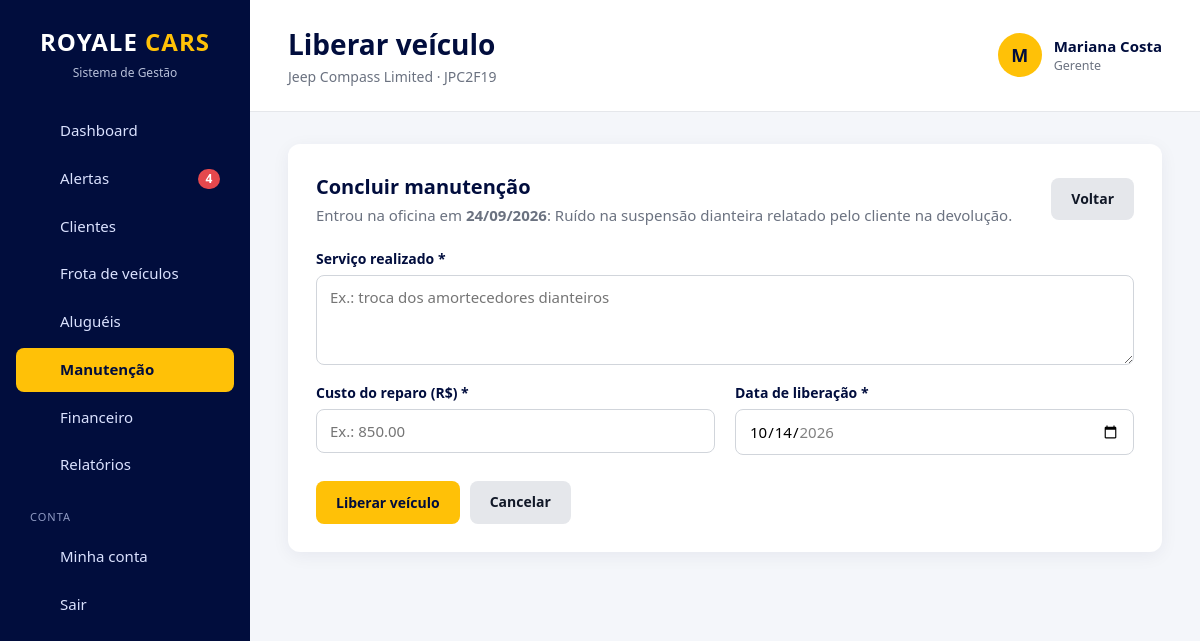
The page /manutencoes/concluir.php?id=4 (signed in) on the database its author committed.
### tables this page shows
CREATE TABLE `usuario_permissoes` (
    `usuario_id` INT         NOT NULL,
    `permissao`  VARCHAR(50) NOT NULL,

    PRIMARY KEY (`usuario_id`, `permissao`),

    CONSTRAINT `fk_permissoes_usuario`
        FOREIGN KEY (`usuario_id`) REFERENCES `usuarios` (`id`)
        ON DELETE CASCADE
);

CREATE TABLE `usuarios` (
    `id`            INT          NOT NULL AUTO_INCREMENT,
    `nome`          VARCHAR(100) NOT NULL,
    `email`         VARCHAR(150) NOT NULL,
    `senha`         VARCHAR(255) NOT NULL,
    `cargo`         ENUM('chefe','gerente','funcionario') NOT NULL DEFAULT 'funcionario',
    `ativo`         TINYINT(1)   NOT NULL DEFAULT 1,
    `trocar_senha`  TINYINT(1)   NOT NULL DEFAULT 0,
    `ultimo_acesso` DATETIME     NULL,
    `criado_em`     TIMESTAMP    NOT NULL DEFAULT CURRENT_TIMESTAMP,
    `atualizado_em` TIMESTAMP    NULL ON UPDATE CURRENT_TIMESTAMP,

    PRIMARY KEY (`id`),
    UNIQUE KEY `uk_usuarios_email` (`email`),

    CONSTRAINT `ck_usuarios_nome`  CHECK (CHAR_LENGTH(TRIM(`nome`)) >= 3),
    CONSTRAINT `ck_usuarios_email` CHECK (`email` LIKE '_%@_%._%'),
    CONSTRAINT `ck_usuarios_ativo` CHECK (`ativo` IN (0, 1))
);

CREATE TABLE `manutencoes` (
    `id`                 INT           NOT NULL AUTO_INCREMENT,
    `veiculo_id`         INT           NOT NULL,
    `locacao_id`         INT           NULL,
    `defeito`            TEXT          NOT NULL,
    `oficina`            VARCHAR(150)  NULL,
    `data_entrada`       DATE          NOT NULL,
    `previsao_liberacao` DATE          NULL,
    `data_liberacao`     DATE          NULL,
    `servico_realizado`  TEXT          NULL,
    `custo`              DECIMAL(10,2) NULL,
    `status`             ENUM('Em andamento','Concluída') NOT NULL DEFAULT 'Em andamento',
    `usuario_id`         INT           NULL,
    `concluido_por`      INT           NULL,
    `criado_em`          TIMESTAMP     NOT NULL DEFAULT CURRENT_TIMESTAMP,

    PRIMARY KEY (`id`),
    KEY `idx_manutencoes_status` (`status`),

    CONSTRAINT `fk_manutencoes_veiculo`
        FOREIGN KEY (`veiculo_id`) REFERENCES `veiculos` (`id`),
    CONSTRAINT `fk_manutencoes_locacao`
        FOREIGN KEY (`locacao_id`) REFERENCES `locacoes` (`id`) ON DELETE SET NULL,
    CONSTRAINT `fk_manutencoes_usuario`
        FOREIGN KEY (`usuario_id`) REFERENCES `usuarios` (`id`) ON DELETE SET NULL,
    CONSTRAINT `fk_manutencoes_concluido_por`
        FOREIGN KEY (`concluido_por`) REFERENCES `usuarios` (`id`) ON DELETE SET NULL,

    CONSTRAINT `ck_manutencoes_custo`
        CHECK (`custo` IS NULL OR `custo` >= 0),
    CONSTRAINT `ck_manutencoes_liberacao`
        CHECK (`data_liberacao` IS NULL OR `data_liberacao` >= `data_entrada`),
    CONSTRAINT `ck_manutencoes_previsao`
        CHECK (`previsao_liberacao` IS NULL OR `previsao_liberacao` >= `data_entrada`)
);

### config/database.php (called while the page is built, shortened)
<?php
$usuario = 'root';

### includes/auth.php (called while the page is built, shortened)
<?php
function usuario_logado(): ?array
{
    static $usuario = false;
    if ($usuario !== false) {
        return $usuario;
    }
    $id = (int) ($_SESSION['usuario_id'] ?? 0);
    $dados = db_linha(
        'SELECT id, nome, email, cargo, ativo, trocar_senha FROM usuarios WHERE id = ?',
        [$id]
    );
    $dados['permissoes'] = array_column(
        db_todos('SELECT permissao FROM usuario_permissoes WHERE usuario_id = ?', [$id]),
        'permissao'
    );
    $usuario = $dados;
    return $usuario;
}
function eh_chefe(): bool
{
    $usuario = usuario_logado();
    return $usuario && $usuario['cargo'] === 'chefe';
}
function pode(string $permissao): bool
{
    $usuario = usuario_logado();
    return $usuario['cargo'] === 'chefe' || in_array($permissao, $usuario['permissoes'], true);
}
function exigir_login(): array
{
    $usuario = usuario_logado();
    return $usuario;
}
function exigir_permissao(string ...$permissoes): void
{
    exigir_login();
    foreach ($permissoes as $permissao) {
        if (pode($permissao)) {
            return;
        }
    }
}
    ?>

### includes/alertas.php (called while the page is built, shortened)
<?php
function buscar_alertas(): array
{
    $alertas = [
        'atrasadas'           => [],
        'devolucoes_proximas' => [],
        'em_manutencao'       => [],
        'cnh'                 => [],
        'login_suspeito'      => [],
    ];
    if (pode('locacoes_ver')) {
        $alertas['atrasadas'] = db_todos(
            "SELECT l.id, l.data_prevista, l.valor_diaria,
                    DATEDIFF(CURDATE(), l.data_prevista) AS dias_atraso,
                    c.nome AS cliente, c.telefone,
                    v.marca, v.modelo, v.placa
             FROM locacoes l
             JOIN clientes c ON c.id = l.cliente_id
             JOIN veiculos v ON v.id = l.veiculo_id
             WHERE l.status = 'Em andamento' AND l.data_prevista < CURDATE()
             ORDER BY l.data_prevista"
        );
        $alertas['devolucoes_proximas'] = db_todos(
            "SELECT l.id, l.data_prevista,
                    DATEDIFF(l.data_prevista, CURDATE()) AS faltam,
                    c.nome AS cliente, c.telefone,
                    v.marca, v.modelo, v.placa
             FROM locacoes l
             JOIN clientes c ON c.id = l.cliente_id
             JOIN veiculos v ON v.id = l.veiculo_id
             WHERE l.status = 'Em andamento'
               AND l.data_prevista BETWEEN CURDATE() AND DATE_ADD(CURDATE(), INTERVAL ? DAY)
             ORDER BY l.data_prevista",
            [DIAS_AVISO_DEVOLUCAO]
        );
    }
    if (pode('manutencoes') || pode('veiculos_ver')) {
        $alertas['em_manutencao'] = db_todos(
            "SELECT m.id, m.defeito, m.oficina, m.data_entrada, m.previsao_liberacao,
                    DATEDIFF(CURDATE(), m.data_entrada) AS dias_parado,
                    (m.previsao_liberacao IS NOT NULL AND m.previsao_liberacao < CURDATE()) AS previsao_vencida,
                    v.id AS veiculo_id, v.marca, v.modelo, v.placa
             FROM manutencoes m
             JOIN veiculos v ON v.id = m.veiculo_id
             WHERE m.status = 'Em andamento'
             ORDER BY m.data_entrada"
        );
    }
    if (pode('clientes_ver')) {
        $alertas['cnh'] = db_todos(
            "SELECT id, nome, telefone, cnh_validade,
                    DATEDIFF(cnh_validade, CURDATE()) AS dias
             FROM clientes
             WHERE arquivado = 0
               AND cnh_validade <= DATE_ADD(CURDATE(), INTERVAL ? DAY)
             ORDER BY cnh_validade",
            [DIAS_AVISO_CNH]
        );
    }
    return $alertas;
}
function contar_alertas(): int
{
    static $total = null;
    if ($total === null) {
        $total = 0;
        foreach (buscar_alertas() as $lista) {
            $total += count($lista);
        }
    }
    return $total;
}

### manutencoes/concluir.php (the view, shortened to what this page needs)
<?php
exigir_permissao('manutencoes');
$id = (int) ($_GET['id'] ?? $_POST['id'] ?? 0);
$m = db_linha(
    'SELECT m.*, v.marca, v.modelo, v.placa
     FROM manutencoes m
     JOIN veiculos v ON v.id = m.veiculo_id
     WHERE m.id = ?',
    [$id]
);
$hoje = date('Y-m-d');
$erros = [];
$dados = [
    'data_liberacao'    => (string) ($_POST['data_liberacao'] ?? $hoje),
    'servico_realizado' => trim((string) ($_POST['servico_realizado'] ?? '')),
    'custo'             => (string) ($_POST['custo'] ?? ''),
];
$titulo = 'Liberar veículo';
$subtitulo = nome_veiculo($m) . ' · ' . formatar_placa($m['placa']);
$menu = 'manutencoes';
require RAIZ . '/includes/cabecalho.php';
?>
<div class="form-container">
    <div class="page-header">
        <div>
            <h2>Concluir manutenção</h2>
            <p>Entrou na oficina em <strong><?= data_br($m['data_entrada']) ?></strong>: <?= e($m['defeito']) ?></p>
        </div>
        <a href="<?= e(url('manutencoes/index.php')) ?>" class="btn-secondary">Voltar</a>
    </div>
    <form method="POST" novalidate>
        <div class="form-grid">
            <div class="form-group inteiro">
                <label for="servico_realizado">Serviço realizado *</label>
                <textarea id="servico_realizado" name="servico_realizado" maxlength="1000"
                          class="<?= classe_erro($erros, 'servico_realizado') ?>" required
                          placeholder="Ex.: troca dos amortecedores dianteiros"><?= e($dados['servico_realizado']) ?></textarea>
            </div>
            <div class="form-group">
                <label for="custo">Custo do reparo (R$) *</label>
                <input type="number" id="custo" name="custo" min="0" step="0.01" value="<?= e($dados['custo']) ?>"
                       class="<?= classe_erro($erros, 'custo') ?>" placeholder="Ex.: 850.00" required>
            </div>
            <div class="form-group">
                <label for="data_liberacao">Data de liberação *</label>
                <input type="date" id="data_liberacao" name="data_liberacao" value="<?= e($dados['data_liberacao']) ?>"
                       min="<?= e($m['data_entrada']) ?>" max="<?= $hoje ?>"
                       class="<?= classe_erro($erros, 'data_liberacao') ?>" required>
            </div>
        </div>
        <div class="form-actions">
            <button type="submit" class="btn-primary">Liberar veículo</button>
            <a href="<?= e(url('manutencoes/index.php')) ?>" class="btn-secondary">Cancelar</a>
        </div>
    </form>
</div>
<?php require RAIZ . '/includes/rodape.php'; ?>

### includes/cabecalho.php (shortened to what this page needs)
<?php
$usuarioAtual = usuario_logado();
$subtitulo = $subtitulo ?? '';
$menu = $menu ?? '';
$itensMenu = [
    ['chave' => 'dashboard',   'texto' => 'Dashboard',         'link' => 'dashboard.php',            'icone' => 'inicio',     'mostrar' => true],
    ['chave' => 'alertas',     'texto' => 'Alertas',           'link' => 'alertas.php',              'icone' => 'alerta',     'mostrar' => true],
    ['chave' => 'clientes',    'texto' => 'Clientes',          'link' => 'clientes/index.php',       'icone' => 'clientes',   'mostrar' => pode('clientes_ver')],
    ['chave' => 'veiculos',    'texto' => 'Frota de veículos', 'link' => 'veiculos/index.php',       'icone' => 'veiculos',   'mostrar' => pode('veiculos_ver')],
    ['chave' => 'locacoes',    'texto' => 'Aluguéis',          'link' => 'locacoes/index.php',       'icone' => 'locacoes',   'mostrar' => pode('locacoes_ver')],
    ['chave' => 'manutencoes', 'texto' => 'Manutenção',        'link' => 'manutencoes/index.php',    'icone' => 'manutencao', 'mostrar' => pode('manutencoes')],
    ['chave' => 'financeiro',  'texto' => 'Financeiro',        'link' => 'financeiro/index.php',     'icone' => 'financeiro', 'mostrar' => pode('financeiro')],
    ['chave' => 'relatorios',  'texto' => 'Relatórios',        'link' => 'relatorios/index.php',     'icone' => 'relatorios', 'mostrar' => pode('relatorios') || pode('relatorios_financeiros')],
];
$totalAlertas = $usuarioAtual ? contar_alertas() : 0;
?>
<!DOCTYPE html>
<html lang="pt-BR">
<head>
    <link rel="stylesheet" href="<?= e(url('css/style.css')) ?>">
</head>
<body>
<aside class="sidebar" id="sidebar">
    <div class="logo">
        <h2>ROYALE <span>CARS</span></h2>
        <p class="logo-subtitle">Sistema de Gestão</p>
    </div>
    <nav class="menu">
        <?php foreach ($itensMenu as $item): ?>
            <?php if ($item['mostrar']): ?>
                <a href="<?= e(url($item['link'])) ?>" class="<?= $menu === $item['chave'] ? 'active' : '' ?>">
                    <?= icone($item['icone']) ?>
                    <span><?= e($item['texto']) ?></span>
                    <?php if ($item['chave'] === 'alertas' && $totalAlertas > 0): ?>
                        <b class="menu-contador"><?= $totalAlertas ?></b>
                    <?php endif; ?>
                </a>
            <?php endif; ?>
        <?php endforeach; ?>
        <p class="menu-secao">Conta</p>
        <a href="<?= e(url('configuracoes/index.php')) ?>" class="<?= $menu === 'configuracoes' ? 'active' : '' ?>">
            <?= icone('conta') ?>
            <span>Minha conta</span>
        </a>
        <form method="POST" action="<?= e(url('logout.php')) ?>">
            <button type="submit" class="menu-sair">
                <?= icone('sair') ?>
                <span>Sair</span>
            </button>
        </form>
    </nav>
</aside>
<main class="main">
    <header class="topbar">
        <div>
            <h1><?= e($titulo) ?></h1>
            <?php if ($subtitulo !== ''): ?>
                <p class="topbar-subtitle"><?= e($subtitulo) ?></p>
            <?php endif; ?>
        </div>
        <?php if ($usuarioAtual): ?>
            <div class="usuario-topo">
                <div class="usuario-avatar"><?= e(mb_strtoupper(mb_substr($usuarioAtual['nome'], 0, 1))) ?></div>
                <div>
                    <strong><?= e($usuarioAtual['nome']) ?></strong>
                    <small><?= e(CARGOS[$usuarioAtual['cargo']] ?? '') ?></small>
                </div>
            </div>
        <?php endif; ?>
    </header>
    <section class="content">

### includes/funcoes.php (shortened to what this page needs)
<?php
function db_consulta(string $sql, array $parametros = []): mysqli_stmt
{
    global $conexao;
    $stmt = $conexao->prepare($sql);
    if ($parametros) {
        $tipos = '';
        foreach ($parametros as $i => $valor) {
            if (is_bool($valor)) {
                $parametros[$i] = (int) $valor;
                $tipos .= 'i';
            } elseif (is_int($valor)) {
                $tipos .= 'i';
            } elseif (is_float($valor)) {
                $tipos .= 'd';
            } else {
                $tipos .= 's';
            }
        }
        $stmt->bind_param($tipos, ...$parametros);
    }
    $stmt->execute();
    return $stmt;
}
function db_todos(string $sql, array $parametros = []): array
{
    $resultado = db_consulta($sql, $parametros)->get_result();
    return $resultado ? $resultado->fetch_all(MYSQLI_ASSOC) : [];
}
function db_linha(string $sql, array $parametros = []): ?array
{
    $resultado = db_consulta($sql, $parametros)->get_result();
    $linha = $resultado ? $resultado->fetch_assoc() : null;
    return $linha ?: null;
}
function url(string $caminho = ''): string
{
    return BASE_URL . '/' . ltrim($caminho, '/');
}
function e($texto): string
{
    return htmlspecialchars((string) $texto, ENT_QUOTES, 'UTF-8');
}
function classe_erro(array $erros, string $campo): string
{
    return isset($erros[$campo]) ? ' invalido' : '';
}
function data_br(?string $data): string
{
    return $data ? date('d/m/Y', strtotime($data)) : '—';
}
function formatar_placa(?string $placa): string
{
    $placa = (string) $placa;
    return preg_match('/^[A-Z]{3}\d{4}$/', $placa)
        ? substr($placa, 0, 3) . '-' . substr($placa, 3)
        : $placa;
}
function nome_veiculo(array $v): string
{
    return trim(($v['marca'] ?? '') . ' ' . ($v['modelo'] ?? ''));
}
function icone(string $nome): string
{
    $desenhos = [
        'inicio'     => '<path d="M3 10.5 12 3l9 7.5"/><path d="M5 9.5V21h14V9.5"/>',
        'alerta'     => '<path d="M6 8a6 6 0 0 1 12 0c0 7 3 9 3 9H3s3-2 3-9"/><path d="M10.3 21a1.94 1.94 0 0 0 3.4 0"/>',
        'clientes'   => '<circle cx="9" cy="7" r="4"/><path d="M3 21v-2a4 4 0 0 1 4-4h4a4 4 0 0 1 4 4v2"/><path d="M16 3.13a4 4 0 0 1 0 7.75"/><path d="M21 21v-2a4 4 0 0 0-3-3.85"/>',
        'veiculos'   => '<path d="M5 17H3v-5l2-5h14l2 5v5h-2"/><circle cx="7.5" cy="17" r="2"/><circle cx="16.5" cy="17" r="2"/><path d="M9.5 17h5"/><path d="M3 12h18"/>',
        'locacoes'   => '<circle cx="7.5" cy="15.5" r="4.5"/><path d="M10.7 12.3 21 2"/><path d="m16 7 3 3"/><path d="m19 4 2 2"/>',
        'manutencao' => '<path d="M14.7 6.3a1 1 0 0 0 0 1.4l1.6 1.6a1 1 0 0 0 1.4 0l3.77-3.77a6 6 0 0 1-7.94 7.94l-6.91 6.91a2.12 2.12 0 0 1-3-3l6.91-6.91a6 6 0 0 1 7.94-7.94l-3.76 3.76z"/>',
        'financeiro' => '<rect x="2" y="6" width="20" height="12" rx="2"/><circle cx="12" cy="12" r="2.5"/><path d="M6 12h.01M18 12h.01"/>',
        'relatorios' => '<path d="M3 3v18h18"/><path d="M7 16v-5"/><path d="M12 16V7"/><path d="M17 16v-3"/>',
        'admin'      => '<path d="M12 22s8-4 8-10V5l-8-3-8 3v7c0 6 8 10 8 10z"/>',
        'conta'      => '<circle cx="12" cy="8" r="4"/><path d="M4 21v-1a6 6 0 0 1 6-6h4a6 6 0 0 1 6 6v1"/>',
        'sair'       => '<path d="M9 21H5a2 2 0 0 1-2-2V5a2 2 0 0 1 2-2h4"/><path d="m16 17 5-5-5-5"/><path d="M21 12H9"/>',
    ];
    return '<svg class="icone" viewBox="0 0 24 24" fill="none" stroke="currentColor" stroke-width="2" '
         . 'stroke-linecap="round" stroke-linejoin="round" aria-hidden="true">'
         . ($desenhos[$nome] ?? '') . '</svg>';
}

### rows shown on the page
usuario_permissoes: texto "Financeiro"
usuario_permissoes: texto "Relatórios"
usuarios: nome "M", nome "Mariana Costa", cargo "Gerente"
manutencoes: data_entrada "24/09/2026", defeito "Ruído na suspensão dianteira relatado pelo cliente na devolução."

### other values the page prints
$item['texto'] "Dashboard"
$item['texto'] "Alertas"
$item['texto'] "Clientes"
$item['texto'] "Frota de veículos"
$item['texto'] "Aluguéis"
$item['texto'] "Manutenção"
$titulo "Liberar veículo"
$subtitulo "Jeep Compass Limited · JPC2F19"
